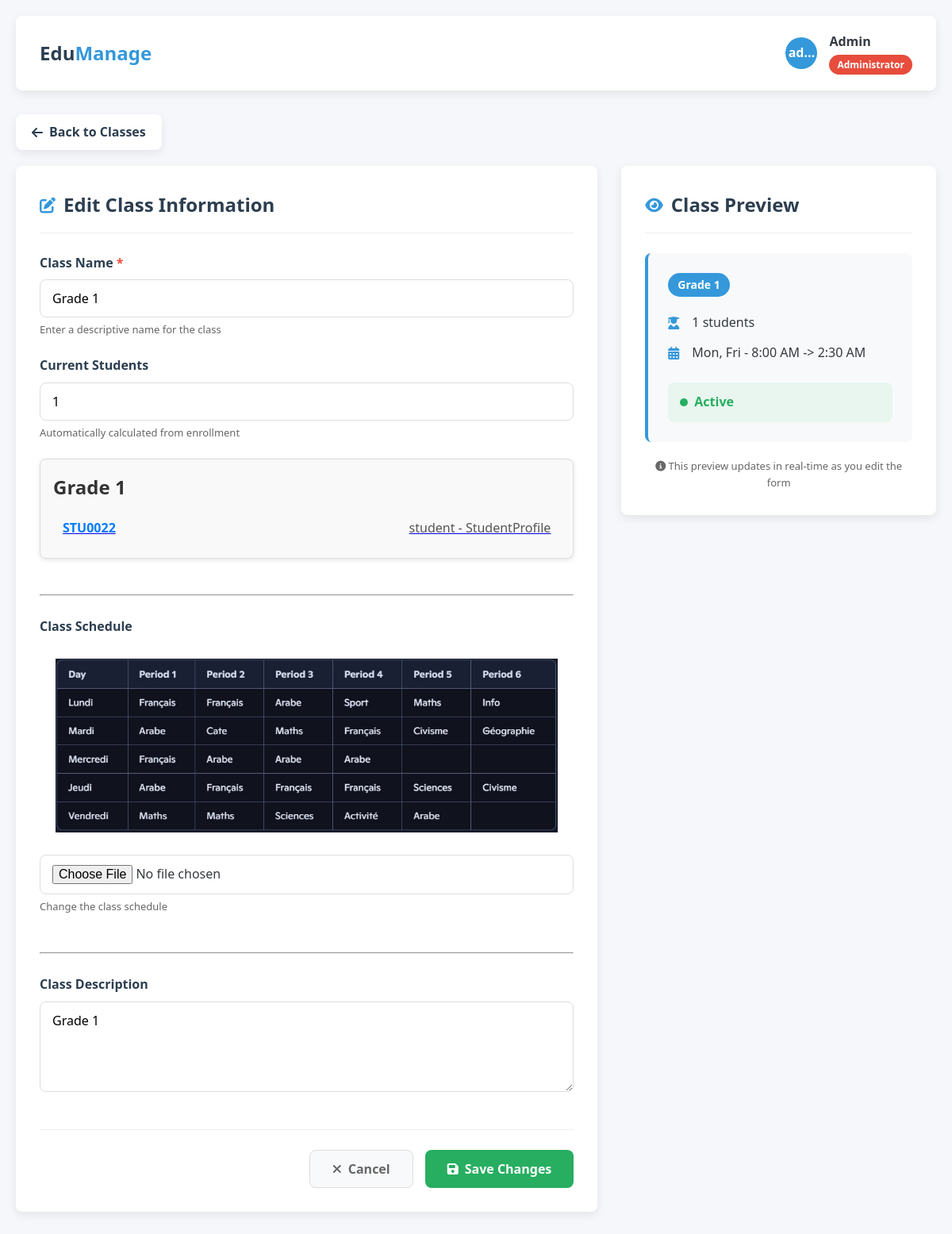
Page /classes/class_edit/1 (signed in) on the committed database.
### classes/models.py (models this page shows, shortened)
class Class(models.Model):
    name = models.CharField(max_length=100)
    description = models.TextField(blank=True, null=True)
    schedule_image = models.ImageField(upload_to='class_schedules/', blank=True, null=True)
    created_at = models.DateTimeField(auto_now_add=True)
    updated_at = models.DateTimeField(auto_now=True)
    class Meta:
        verbose_name = 'Class'
        verbose_name_plural = 'Classes'

### users/models.py (models this page shows, shortened)
class BaseProfile(models.Model):
    user = models.OneToOneField(User, on_delete=models.CASCADE, related_name='%(class)s_profile')
    bio = models.TextField(blank=True, verbose_name="Biography")
    avatar = models.ImageField(upload_to='avatars/', blank=True, null=True, verbose_name="Profile Picture")
    date_of_birth = models.DateField(blank=True, null=True, verbose_name="Date of Birth")
    gender = models.CharField(max_length=10, choices=[
        ('male', 'Male'),
        ('female', 'Female'),
        ('other', 'Other')
    ], blank=True)
    phone_number = models.CharField(max_length=20, blank=True, verbose_name="Phone Number")
    address = models.TextField(blank=True, verbose_name="Home Address")
    city = models.CharField(max_length=100, blank=True)
    country = models.CharField(max_length=100, blank=True, default="Lebanon")
    is_active = models.BooleanField(default=True, verbose_name="Active Status")
    created_at = models.DateTimeField(auto_now_add=True, verbose_name="Created At")
    updated_at = models.DateTimeField(auto_now=True, verbose_name="Last Updated")
    class Meta:
        abstract = True
    def __str__(self):
        return f"{self.user.get_full_name() or self.user.username} - {self.__class__.__name__}"

class StudentProfile(BaseProfile):
    student_id = models.CharField(max_length=20, verbose_name="Student ID",null=True,blank=True)
    class_level = models.ForeignKey(Class, on_delete=models.SET_NULL, null=True, blank=True, verbose_name="Class Level",related_name="students")
    enrollment_date = models.DateField(default=timezone.now, verbose_name="Enrollment Date")
    expected_graduation_year = models.PositiveIntegerField(blank=True, null=True, verbose_name="Expected Graduation Year")
    parent_name = models.CharField(max_length=100, verbose_name="Parent/Guardian Name",null=True, blank=True)
    parent_email = models.EmailField(verbose_name="Parent/Guardian Email",null=True, blank=True)
    parent_phone = models.CharField(max_length=20, verbose_name="Parent/Guardian Phone",null=True, blank=True)
    parent_occupation = models.CharField(max_length=100, verbose_name="Parent Occupation",null=True, blank=True)
    absence_value = models.PositiveIntegerField(default=0, verbose_name="Total Absences",null=True, blank=True)
    medical_conditions = models.TextField(blank=True, verbose_name="Medical Conditions")
    allergies = models.TextField(blank=True, verbose_name="Allergies")
    medication = models.TextField(blank=True, verbose_name="Current Medications")
    emergency_contact_name = models.CharField(max_length=100, verbose_name="Emergency Contact Name",null=True, blank=True)
    emergency_contact_phone = models.CharField(max_length=20, verbose_name="Emergency Contact Phone",null=True, blank=True)
    attendance_rate = models.DecimalField(max_digits=5, decimal_places=2, default=100.00, verbose_name="Attendance Rate %")
    carnet_1 = models.FloatField(blank=True, null=True, verbose_name="Carnet 1 Grade")
    carnet_2 = models.FloatField(blank=True, null=True, verbose_name="Carnet 2 Grade")
    carnet_3 = models.FloatField(blank=True, null=True, verbose_name="Carnet 3 Grade")
    class Meta:
        verbose_name = "Student Profile"
        verbose_name_plural = "Student Profiles"
        ordering = ['class_level', 'student_id']

### classes/views.py (the view, shortened to what this page needs)
# urls.py: path('class_edit/<int:id>',views.class_edit,name="class_edit"),
@login_required
def class_edit(request, id):
    selected_class = get_object_or_404(Class,id=id)
    students_count= StudentProfile.objects.filter(class_level=selected_class).count()
    if not request.user.is_superuser:
        return HttpResponse('Permission denied', status=403)
    return render(request,'classes/class_edit.html',{'class':selected_class,'students_count':students_count})

### templates/classes/class_edit.html (shortened to what this page needs)
<!DOCTYPE html>
<html lang="en">
<head>
    <link rel="stylesheet" href="https://cdnjs.cloudflare.com/ajax/libs/font-awesome/6.4.0/css/all.min.css">
</head>
<body>
    <div class="container">
        <header class="header">
            <div class="logo-container">
                <div class="logo">Edu<span>Manage</span></div>
            </div>
            <div class="user-info">
                <div class="user-avatar">{{user.username|truncatechars:3}}</div>
                <div class="user-details">
                    <h3>Admin</h3>
                    <div class="admin-badge">Administrator</div>
                </div>
            </div>
        </header>
        <div class="nav-back">
            <a href="classes.html" class="back-btn">
                <i class="fas fa-arrow-left"></i> Back to Classes
            </a>
        </div>
        <div class="edit-container">
            <div class="form-section">
                <div class="section-title">
                    <i class="fas fa-edit"></i>
                    <h2>Edit Class Information</h2>
                </div>
                <form id="classEditForm" method="POST" enctype="multipart/form-data">
                    <div class="form-row">
                        <div class="form-group">
                            <label for="className" class="required">Class Name</label>
                            <input name="class_name" type="text" id="className" class="form-control" value="{{class.name}}" required>
                            <div class="form-help">Enter a descriptive name for the class</div>
                        </div>
                    </div>
                    <div class="form-row">
                        <div class="form-group">
                            <label for="currentStudents">Current Students</label>
                            <input type="number" id="currentStudents" class="form-control" value="{{students_count}}" min="0" max="40" readonly>
                            <div class="form-help">Automatically calculated from enrollment</div>
                        </div>
                    </div>
                     <div class="class-card">
  <h2 class="class-title">{{ class.name }}</h2>
  <ul class="student-list">
    {% for student in class.students.all %}
    <a href="{% url 'admin:users_studentprofile_change' student.id %}">
      <li class="student-item">
        <span class="student-id">{{ student.student_id }}</span>
        <span class="student-name">{{ student }}</span>
      </li>
    </a>
    {% empty %}
      <li class="no-students">No students enrolled in this class.</li>
    {% endfor %}
  </ul>
</div>
<br><hr><br>
                    <div class="form-group">
                        <label for="classSchedule">Class Schedule</label>
                        <div class="container">
                            {% if class.schedule_image %}<img src="{{class.schedule_image.url}}" alt="" style="max-width: 100%; height: auto;">{% endif %}
                        </div>
                        <input name="schedule_image" type="file" id="classSchedule" class="form-control" accept="image/*">
                        <div class="form-help">{% if class.schedule_image %}Change {% else %}Upload{% endif %}  the class schedule</div>
                    </div>
            <br><hr><br>
                    <div class="form-group">
                        <label for="classDescription">Class Description</label>
                        <textarea name="class_description" id="classDescription" class="form-control" rows="4">{{class.description}}</textarea>
                    </div>
                <div class="action-buttons">
                    <button type="button" class="btn btn-cancel" id="cancelBtn">
                        <i class="fas fa-times"></i> Cancel
                    </button>
                    <button type="submit" class="btn btn-save" id="saveBtn">
                        <i class="fas fa-save"></i> Save Changes
                    </button>
                </div>
                </form>
            </div>
            <div class="preview-section">
                <div class="section-title">
                    <i class="fas fa-eye"></i>
                    <h2>Class Preview</h2>
                </div>
                <div class="preview-card" id="classPreview">
                    <div class="preview-grade" id="previewGrade">{{class.name}}</div>
                    <div class="preview-info">
                        <div class="preview-item">
                            <i class="fas fa-user-graduate"></i>
                            <span id="previewStudents">{{students_count}} students</span>
                        </div>
                        <div class="preview-item">
                            <i class="fas fa-calendar-alt"></i>
                            <span id="previewSchedule">Mon, Fri - 8:00 AM -> 2:30 AM</span>
                        </div>
                    </div>
                    <div class="preview-status">
                        <div class="status-indicator">
                            <div class="status-dot"></div>
                            <div class="status-text" id="previewStatus">Active</div>
                        </div>
                    </div>
                </div>
                <div class="form-help" style="margin-top: 20px; text-align: center;">
                    <i class="fas fa-info-circle"></i> This preview updates in real-time as you edit the form
                </div>
            </div>
        </div>
    </div>
</body>
</html>

### rows in the picture
Class: class_name "Grade 1", name "Grade 1", schedule_image (picture), class_description "Grade 1"
StudentProfile: student_id "STU0022", user.username "student - StudentProfile"

### other values in the picture
{{ user.username|truncatechars:3 }} "ad…"
{{ students_count }} "1"
